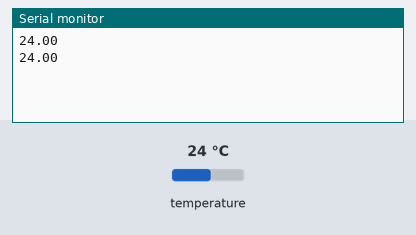
Recording of a sketch running on a simulated Arduino Uno, built with avr-gcc and run on an emulated ATmega328P. Shown: the last lines printed to the serial monitor. Inputs (shaded band) come from the test bench; at power-on: temperature 24 °C.

Above: at 2.0 s.
2.1 s: temperature set to 12 °C
At 2.7 s:
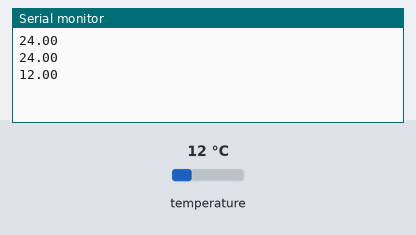
3.6 s: temperature set to 19 °C
At 3.6 s:
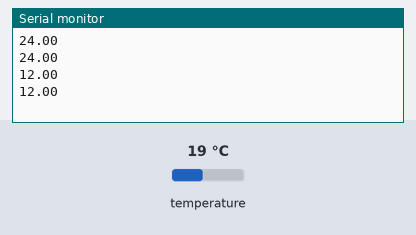
Timing chart, 0 to 6.6 s (numbered marks = the images above; inputs shaded):
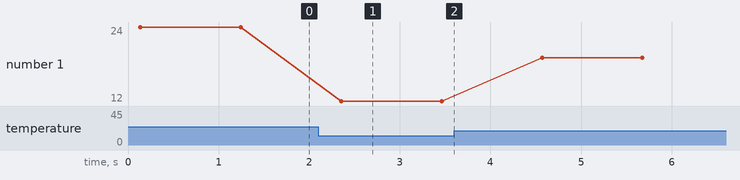

Measured:
- after the input at 2.1 s, the serial monitor: prints a new line after 0.25 s (image 1)
- plotted number 1: 24 → 12 after the input at 2.1 s, 12 → 19 after the input at 3.6 s

The sketch:

DS18B20_Datalogger_only_temp_out.ino
```cpp
#include <OneWire.h>
#include <DallasTemperature.h>

#define ONE_WIRE_BUS 2 // Data wire is plugged into D2 pin
#define TEMPERATURE_PRECISION 9 // +- 0.5 Degree C

OneWire oneWire(ONE_WIRE_BUS);
DallasTemperature sensors(&oneWire);
// DeviceAddress one, two, three;
DeviceAddress one;

void setup() {
  Serial.begin(9600);
  sensors.begin();
  if(!sensors.getAddress(one, 0)) {
    Serial.println("Unable to find address for Device 0");
  }

  sensors.setResolution(one, TEMPERATURE_PRECISION);
}


void printTemperature(DeviceAddress deviceAddress) {
  float tempC = sensors.getTempC(deviceAddress);
  Serial.print(tempC);
}

void printData(DeviceAddress deviceAddress) {
  printTemperature(deviceAddress);
  Serial.println();
}

void loop() {
  sensors.requestTemperatures();
  printData(one);
  delay(1000); // every 1 second
}
```
